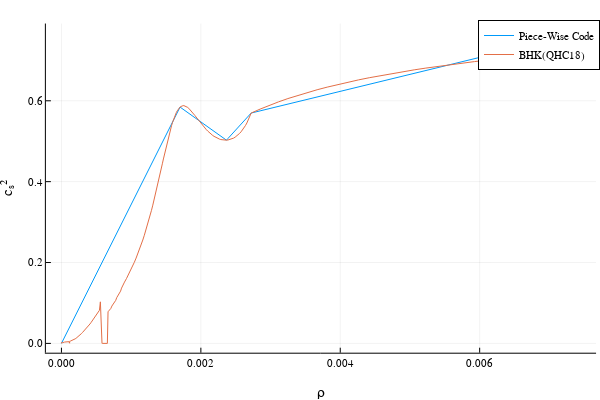

Notebook code for this chart:
### Code cell
#BHK(QHC18) shown here


mₙ = 939.565000;
nb = readdlm("eos.nb BHK(QHC18)", skipstart = 2);
data = readdlm("eos.thermo BHK(QHC18)", skipstart = 1);
Q1 = data[:,4];
Q7 = data[:,10];
P = Q1.*nb;
ρ = (Q7 .+ 1) .* (nb .* mₙ);

dP = P[2:end] - P[1:end-1];
dρ = ρ[2:end] - ρ[1:end-1];

sound_speed = (abs.(dP ./ dρ));
geo_conv = (1.6191004251588869e-18)*(1782700000000.0002);
ρ = ρ .*geo_conv;


ρ_cut = [0 , 0.001701, 0.002367, 0.002721, 0.005571]; #these are the cut off densities
indices = [argmin(abs.(ρ .- x))[1] for x in ρ_cut]; #this gives you the first number of each pair

x_interval = [0 ρ[indices[1]]];
for i = 1:size(ρ_cut,1) - 1
    x_interval = vcat(x_interval,[ρ[indices[i]] ρ[indices[i + 1]]]);
end


y_interval = [0 sound_speed[indices[1]]];
for i = 1:size(ρ_cut,1) - 1
    y_interval = vcat(y_interval,[sound_speed[indices[i]] sound_speed[indices[i + 1]]]);
end

print(size(x_interval))
print(size(y_interval))

x = ρ[1:end - 1];
y = zeros(size(x,1));
for i = 1:size(x,1) #for i = 1 to 17801
    y[i] = piece_wise_linear(x_interval, y_interval, x[i]);
end

plotlyjs()

plot(x,y, label = "Piece-Wise Code", xlabel = "ρ", ylabel = "cₛ²")
plot!(ρ[1:end - 1], sound_speed, label = "BHK(QHC18)")

### Figure 1 — Plotly figure (JSON) as saved in the notebook; plotly's stock layout.template omitted (floating-point values rounded to 4 significant figures; data arrays with more than 128 entries replaced by an {"elided": "..."} marker saying what was removed)
{"data": [{"colorbar": {"title": ""}, "legendgroup": "Piece-Wise Code", "line": {"color": "rgba(0, 154, 250, 1.000)", "dash": "solid", "shape": "linear", "width": 1}, "mode": "lines", "name": "Piece-Wise Code", "showlegend": true, "type": "scatter", "x": {"elided": "399 float values"}, "xaxis": "x", "y": {"elided": "399 float values"}, "yaxis": "y", "zmax": null, "zmin": null}, {"colorbar": {"title": ""}, "legendgroup": "BHK(QHC18)", "line": {"color": "rgba(227, 111, 71, 1.000)", "dash": "solid", "shape": "linear", "width": 1}, "mode": "lines", "name": "BHK(QHC18)", "showlegend": true, "type": "scatter", "x": {"elided": "399 float values"}, "xaxis": "x", "y": {"elided": "399 float values"}, "yaxis": "y", "zmax": null, "zmin": null}], "layout": {"annotations": [], "height": 400, "legend": {"bgcolor": "rgba(255, 255, 255, 1.000)", "bordercolor": "rgba(0, 0, 0, 1.000)", "borderwidth": 1, "font": {"color": "rgba(0, 0, 0, 1.000)", "family": "sans-serif", "size": 11}, "title": {"font": {"color": "rgba(0, 0, 0, 1.000)", "family": "sans-serif", "size": 15}, "text": ""}, "tracegroupgap": 0, "traceorder": "normal", "x": 1, "xanchor": "auto", "y": 1, "yanchor": "auto"}, "margin": {"b": 20, "l": 0, "r": 0, "t": 20}, "paper_bgcolor": "rgba(255, 255, 255, 1.000)", "plot_bgcolor": "rgba(255, 255, 255, 1.000)", "showlegend": true, "width": 600, "xaxis": {"anchor": "y", "domain": [0.07647, 0.9934], "gridcolor": "rgba(0, 0, 0, 0.100)", "gridwidth": 0.5, "linecolor": "rgba(0, 0, 0, 1.000)", "mirror": false, "range": [-0.0002234, 0.00767], "showgrid": true, "showline": true, "showticklabels": true, "tickangle": 0, "tickcolor": "rgb(0, 0, 0)", "tickfont": {"color": "rgba(0, 0, 0, 1.000)", "family": "sans-serif", "size": 11}, "tickmode": "array", "ticks": "inside", "ticktext": ["0.000", "0.002", "0.004", "0.006"], "tickvals": [0, 0.002, 0.004, 0.006], "title": "ρ", "titlefont": {"color": "rgba(0, 0, 0, 1.000)", "family": "sans-serif", "size": 15}, "type": "-", "visible": true, "zeroline": false, "zerolinecolor": "rgba(0, 0, 0, 1.000)"}, "yaxis": {"anchor": "x", "domain": [0.07581, 0.9902], "gridcolor": "rgba(0, 0, 0, 0.100)", "gridwidth": 0.5, "linecolor": "rgba(0, 0, 0, 1.000)", "mirror": false, "range": [-0.02304, 0.791], "showgrid": true, "showline": true, "showticklabels": true, "tickangle": 0, "tickcolor": "rgb(0, 0, 0)", "tickfont": {"color": "rgba(0, 0, 0, 1.000)", "family": "sans-serif", "size": 11}, "tickmode": "array", "ticks": "inside", "ticktext": ["0.0", "0.2", "0.4", "0.6"], "tickvals": [0, 0.2, 0.4, 0.6], "title": "cₛ²", "titlefont": {"color": "rgba(0, 0, 0, 1.000)", "family": "sans-serif", "size": 15}, "type": "-", "visible": true, "zeroline": false, "zerolinecolor": "rgba(0, 0, 0, 1.000)"}}}
